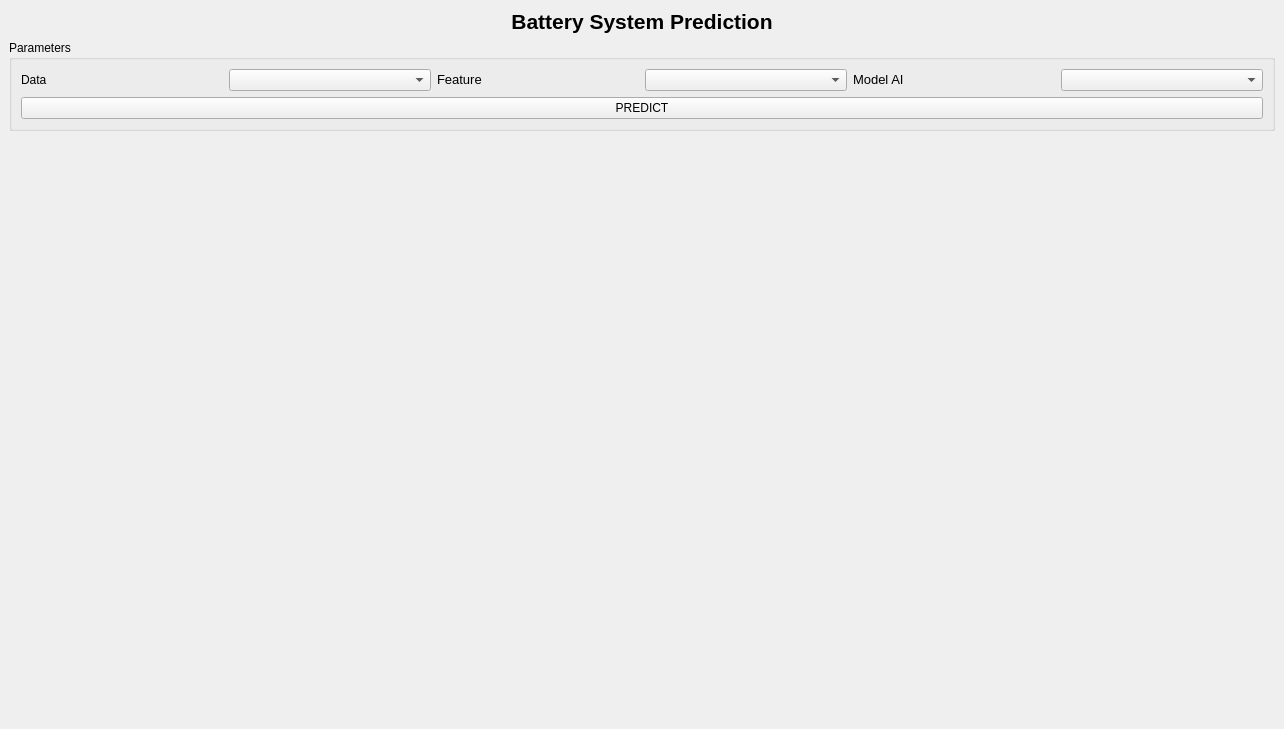
<?xml version="1.0" encoding="UTF-8"?>
<ui version="4.0">
 <class>MainWindow</class>
 <widget class="QMainWindow" name="MainWindow">
  <property name="geometry">
   <rect>
    <x>0</x>
    <y>0</y>
    <width>1284</width>
    <height>729</height>
   </rect>
  </property>
  <property name="windowTitle">
   <string>MainWindow</string>
  </property>
  <property name="windowIcon">
   <iconset>
    <normaloff>v1/Badan Riset dan Inovasi Nasional.png</normaloff>v1/Badan Riset dan Inovasi Nasional.png</iconset>
  </property>
  <widget class="QWidget" name="centralwidget">
   <layout class="QGridLayout" name="gridLayout_5">
    <item row="0" column="0">
     <layout class="QGridLayout" name="gridLayout_4">
      <item row="0" column="1">
       <widget class="QLabel" name="label">
        <property name="font">
         <font>
          <pointsize>12</pointsize>
         </font>
        </property>
        <property name="text">
         <string>&lt;html&gt;&lt;head/&gt;&lt;body&gt;&lt;p align=&quot;center&quot;&gt;&lt;span style=&quot; font-size:16pt; font-weight:600;&quot;&gt;Battery System Prediction&lt;/span&gt;&lt;/p&gt;&lt;/body&gt;&lt;/html&gt;</string>
        </property>
        <property name="alignment">
         <set>Qt::AlignCenter</set>
        </property>
       </widget>
      </item>
      <item row="3" column="1">
       <spacer name="horizontalSpacer">
        <property name="orientation">
         <enum>Qt::Horizontal</enum>
        </property>
        <property name="sizeHint" stdset="0">
         <size>
          <width>1208</width>
          <height>0</height>
         </size>
        </property>
       </spacer>
      </item>
      <item row="1" column="1">
       <widget class="QGroupBox" name="groupBox">
        <property name="title">
         <string>Parameters</string>
        </property>
        <layout class="QGridLayout" name="gridLayout_3">
         <item row="0" column="0">
          <layout class="QGridLayout" name="gridLayout">
           <item row="0" column="0">
            <widget class="QLabel" name="Data">
             <property name="text">
              <string>&lt;html&gt;&lt;head/&gt;&lt;body&gt;&lt;p&gt;&lt;span style=&quot; font-size:9pt;&quot;&gt;Data&lt;/span&gt;&lt;/p&gt;&lt;/body&gt;&lt;/html&gt;</string>
             </property>
             <property name="textFormat">
              <enum>Qt::MarkdownText</enum>
             </property>
            </widget>
           </item>
           <item row="0" column="1">
            <widget class="QComboBox" name="boxBattery"/>
           </item>
           <item row="0" column="2">
            <widget class="QLabel" name="Cycle">
             <property name="text">
              <string>&lt;html&gt;&lt;head/&gt;&lt;body&gt;&lt;p&gt;&lt;span style=&quot; font-size:10pt;&quot;&gt;Feature&lt;/span&gt;&lt;/p&gt;&lt;/body&gt;&lt;/html&gt;</string>
             </property>
            </widget>
           </item>
           <item row="0" column="3">
            <widget class="QComboBox" name="boxCycle"/>
           </item>
           <item row="0" column="4">
            <widget class="QLabel" name="Cycle_2">
             <property name="text">
              <string>&lt;html&gt;&lt;head/&gt;&lt;body&gt;&lt;p&gt;&lt;span style=&quot; font-size:10pt;&quot;&gt;Model AI&lt;/span&gt;&lt;/p&gt;&lt;/body&gt;&lt;/html&gt;</string>
             </property>
            </widget>
           </item>
           <item row="0" column="5">
            <widget class="QComboBox" name="boxCycle_2"/>
           </item>
           <item row="1" column="0" colspan="6">
            <widget class="QPushButton" name="pushButton">
             <property name="text">
              <string>PREDICT</string>
             </property>
            </widget>
           </item>
          </layout>
         </item>
        </layout>
       </widget>
      </item>
      <item row="2" column="1">
       <layout class="QVBoxLayout" name="verticalLayout_2"/>
      </item>
      <item row="2" column="0">
       <spacer name="verticalSpacer">
        <property name="orientation">
         <enum>Qt::Vertical</enum>
        </property>
        <property name="sizeHint" stdset="0">
         <size>
          <width>0</width>
          <height>40</height>
         </size>
        </property>
       </spacer>
      </item>
     </layout>
    </item>
   </layout>
  </widget>
 </widget>
 <resources/>
 <connections/>
</ui>
